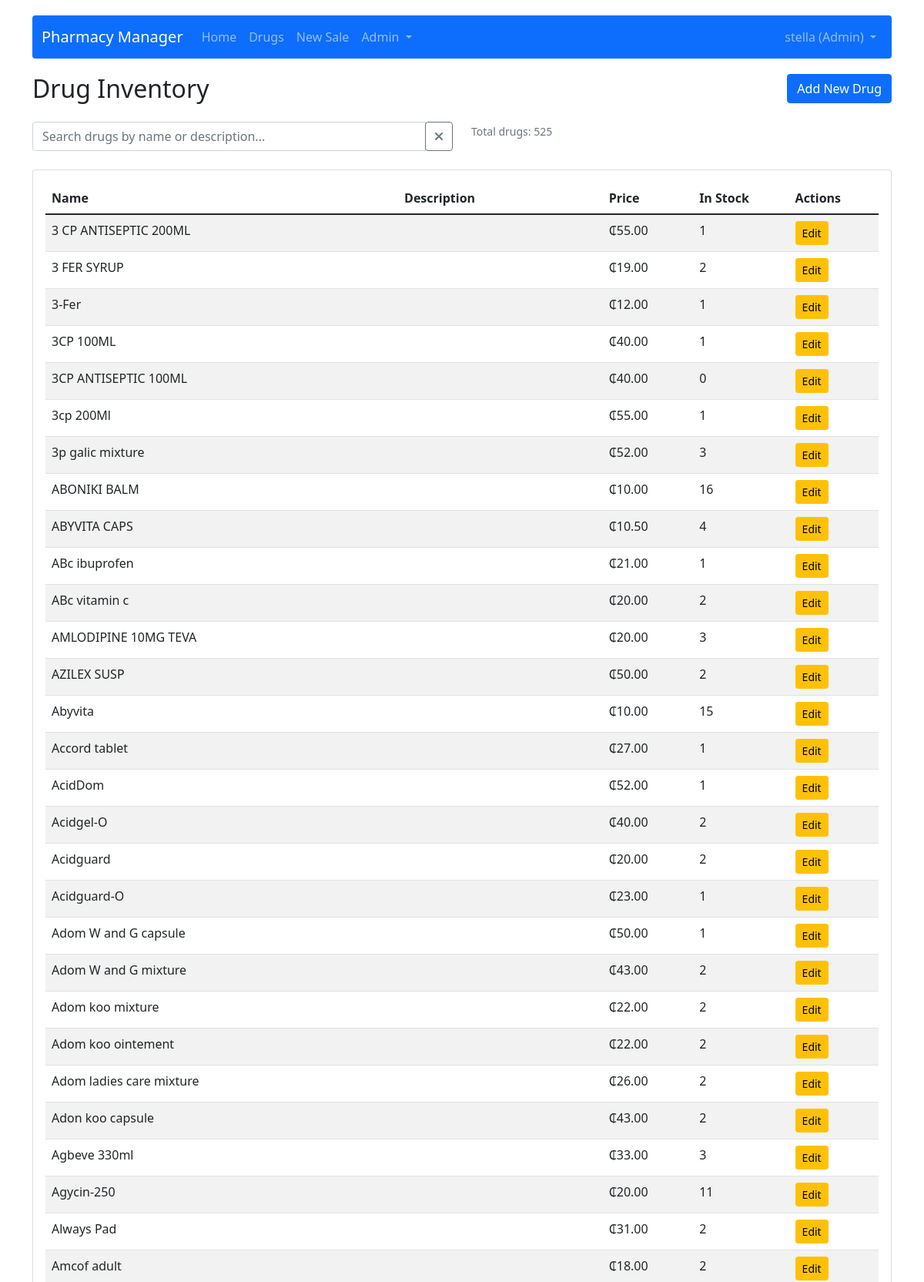
Screenshot of /drugs/ (signed in, upper part) with the database file from the repository.
### app/models.py (models this page shows, shortened)
class User(AbstractUser):
    ROLE_CHOICES = [
        ('admin', 'Admin'),
        ('reception', 'Reception'),
    ]
    role = models.CharField(max_length=20, choices=ROLE_CHOICES, default='reception')
    phone_number = models.CharField(max_length=15, blank=True, null=True)
    is_active_user = models.BooleanField(default=True)
    created_at = models.DateTimeField(auto_now_add=True)
    last_login_time = models.DateTimeField(null=True, blank=True)
    def is_admin(self):
        return self.role == 'admin'

class Drug(models.Model):
    name = models.CharField(max_length=200)
    description = models.TextField(blank=True, null=True)
    price = models.DecimalField(max_digits=10, decimal_places=2)
    stock_quantity = models.IntegerField(default=0)
    minimum_stock_level = models.IntegerField(default=1)
    created_at = models.DateTimeField(auto_now_add=True)
    updated_at = models.DateTimeField(auto_now=True)

### app/views.py (the view)
# urls.py: path('drugs/', views.drug_list, name='drug_list'),
@reception_or_admin_required
def drug_list(request):
    drugs = Drug.objects.all().order_by('name')
    return render(request, 'app/drug_list.html', {'drugs': drugs})

### app/views.py (called while the page is built)
def reception_or_admin_required(view_func):
    @wraps(view_func)
    @login_required
    def _wrapped_view(request, *args, **kwargs):
        if not (request.user.is_admin() or request.user.is_reception()):
            return HttpResponseForbidden("Access denied")
        return view_func(request, *args, **kwargs)
    return _wrapped_view

### app/templates/app/drug_list.html (shortened to what this page needs)
{% extends 'app/base.html' %}
{% block content %}
<div class="row mb-3">
    <div class="col">
        <h2>Drug Inventory</h2>
    </div>
    <div class="col-auto">
        <a href="{% url 'add_drug' %}" class="btn btn-primary">Add New Drug</a>
    </div>
</div>
<div class="row mb-4">
    <div class="col-md-6">
        <div class="input-group">
            <input type="text" class="form-control" id="drugSearch" placeholder="Search drugs by name or description...">
            <div class="input-group-append">
                <button class="btn btn-outline-secondary" type="button" id="clearSearch">
                    <i class="fas fa-times"></i>
                </button>
            </div>
        </div>
    </div>
    <div class="col-md-6">
        <div class="text-right">
            <small class="text-muted">Total drugs: <span id="totalCount">{{ drugs|length }}</span></small>
        </div>
    </div>
</div>
<div class="card">
    <div class="card-body">
        <div class="table-responsive">
            <table class="table table-striped table-hover" id="drugsTable">
                <thead>
                    <tr>
                        <th>Name</th>
                        <th>Description</th>
                        <th>Price</th>
                        <th>In Stock</th>
                        <th>Actions</th>
                    </tr>
                </thead>
                <tbody>
                    {% for drug in drugs %}
                    <tr class="drug-row">
                        <td class="drug-name">{{ drug.name }}</td>
                        <td class="drug-description">{{ drug.description|truncatechars:50 }}</td>
                        <td>₵{{ drug.price }}</td>
                        <td>{{ drug.stock_quantity }}</td>
                        <td>
                            <a href="{% url 'edit_drug' drug.id %}" class="btn btn-sm btn-warning">Edit</a>
                        </td>
                    </tr>
                    {% empty %}
                    <tr id="emptyRow">
                        <td colspan="5" class="text-center">No drugs in inventory. <a href="{% url 'add_drug' %}">Add one now</a>.</td>
                    </tr>
                    {% endfor %}
                </tbody>
            </table>
        </div>
    </div>
</div>
{% endblock %}

### app/templates/app/base.html (shortened to what this page needs)
<!DOCTYPE html>
<html lang="en">
<head>
    <link href="https://cdn.jsdelivr.net/npm/bootstrap@5.1.3/dist/css/bootstrap.min.css" rel="stylesheet">
    <link href="https://cdnjs.cloudflare.com/ajax/libs/font-awesome/6.0.0/css/all.min.css" rel="stylesheet">
</head>
<body>
    <div class="container">
        <nav class="navbar navbar-expand-lg navbar-dark bg-primary rounded">
            <div class="container-fluid">
                <a class="navbar-brand" href="{% url 'home' %}">Pharmacy Manager</a>
                <div class="collapse navbar-collapse" id="navbarNav">
                    <ul class="navbar-nav">
                        <li class="nav-item">
                            <a class="nav-link" href="{% url 'home' %}">Home</a>
                        </li>
                        <li class="nav-item">
                            <a class="nav-link" href="{% url 'drug_list' %}">Drugs</a>
                        </li>
                        <li class="nav-item">
                            <a class="nav-link" href="{% url 'create_sale' %}">New Sale</a>
                        </li>
                        {% if user.is_authenticated and user.is_admin %}
                        <li class="nav-item dropdown">
                            <a class="nav-link dropdown-toggle" href="#" id="adminDropdown" role="button" data-bs-toggle="dropdown">
                                Admin
                            </a>
                        </li>
                        {% endif %}
                    </ul>
                    <ul class="navbar-nav ms-auto">
                        {% if user.is_authenticated %}
                        <li class="nav-item dropdown">
                            <a class="nav-link dropdown-toggle" href="#" id="userDropdown" role="button" data-bs-toggle="dropdown">
                                {{ user.username }} ({{ user.get_role_display }})
                            </a>
                        </li>
                        {% else %}
                        <li class="nav-item">
                            <a class="nav-link" href="{% url 'login' %}">Login</a>
                        </li>
                        {% endif %}
                    </ul>
                </div>
            </div>
        </nav>
        <div class="content">
            {% block content %}{% endblock %}
        </div>
    </div>
</body>
</html>

### app/templates/app/base.html (style rules this page uses)
body { padding-top: 20px; }
.navbar { margin-bottom: 20px; }
.content { margin-top: 20px; }

### rows the page displays
User: username "stella", role "Admin"
Drug: name "3 CP ANTISEPTIC 200ML", price "55.00", stock_quantity "1"
Drug: name "3 FER SYRUP", price "19.00", stock_quantity "2"
Drug: name "3-Fer", price "12.00", stock_quantity "1"
Drug: name "3CP 100ML", price "40.00", stock_quantity "1"
Drug: name "3CP ANTISEPTIC 100ML", price "40.00", stock_quantity "0"
Drug: name "3cp 200Ml", price "55.00", stock_quantity "1"
Drug: name "3p galic mixture", price "52.00", stock_quantity "3"
Drug: name "ABONIKI BALM", price "10.00", stock_quantity "16"
Drug: name "ABYVITA CAPS", price "10.50", stock_quantity "4"
Drug: name "ABc ibuprofen", price "21.00", stock_quantity "1"
Drug: name "ABc vitamin c", price "20.00", stock_quantity "2"
Drug: name "AMLODIPINE 10MG TEVA", price "20.00", stock_quantity "3"
Drug: name "AZILEX SUSP", price "50.00", stock_quantity "2"
Drug: name "Abyvita", price "10.00", stock_quantity "15"
Drug: name "Accord tablet", price "27.00", stock_quantity "1"
Drug: name "AcidDom", price "52.00", stock_quantity "1"
Drug: name "Acidgel-O", price "40.00", stock_quantity "2"
Drug: name "Acidguard", price "20.00", stock_quantity "2"
Drug: name "Acidguard-O", price "23.00", stock_quantity "1"
Drug: name "Adom W and G capsule", price "50.00", stock_quantity "1"
Drug: name "Adom W and G mixture", price "43.00", stock_quantity "2"
Drug: name "Adom koo mixture", price "22.00", stock_quantity "2"
Drug: name "Adom koo ointement", price "22.00", stock_quantity "2"
Drug: name "Adom ladies care mixture", price "26.00", stock_quantity "2"
Drug: name "Adon koo capsule", price "43.00", stock_quantity "2"
Drug: name "Agbeve 330ml", price "33.00", stock_quantity "3"
Drug: name "Agycin-250", price "20.00", stock_quantity "11"
Drug: name "Always Pad", price "31.00", stock_quantity "2"
Drug: name "Amcof adult", price "18.00", stock_quantity "2"

### other values shown
{{ drugs|length }} "525"
